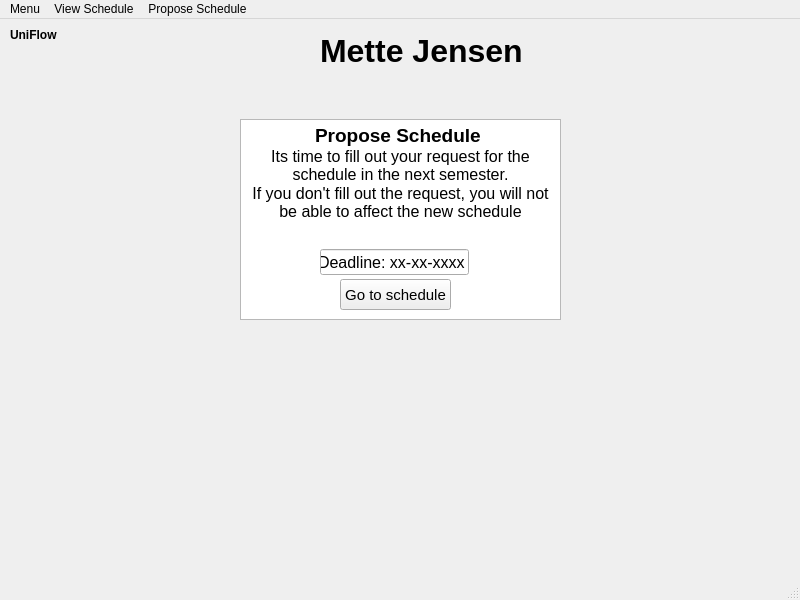
<?xml version="1.0" encoding="UTF-8"?>
<ui version="4.0">
 <class>MainWindow</class>
 <widget class="QMainWindow" name="MainWindow">
  <property name="geometry">
   <rect>
    <x>0</x>
    <y>0</y>
    <width>800</width>
    <height>600</height>
   </rect>
  </property>
  <property name="windowTitle">
   <string>Uniflow</string>
  </property>
  <widget class="QWidget" name="centralwidget">
   <widget class="QLabel" name="label_2">
    <property name="geometry">
     <rect>
      <x>320</x>
      <y>10</y>
      <width>201</width>
      <height>43</height>
     </rect>
    </property>
    <property name="font">
     <font>
      <pointsize>24</pointsize>
      <bold>true</bold>
     </font>
    </property>
    <property name="text">
     <string>Mette Jensen</string>
    </property>
   </widget>
   <widget class="QLabel" name="label">
    <property name="geometry">
     <rect>
      <x>10</x>
      <y>0</y>
      <width>81</width>
      <height>31</height>
     </rect>
    </property>
    <property name="palette">
     <palette>
      <active>
       <colorrole role="WindowText">
        <brush brushstyle="SolidPattern">
         <color alpha="255">
          <red>170</red>
          <green>0</green>
          <blue>0</blue>
         </color>
        </brush>
       </colorrole>
      </active>
      <inactive>
       <colorrole role="WindowText">
        <brush brushstyle="SolidPattern">
         <color alpha="255">
          <red>0</red>
          <green>0</green>
          <blue>0</blue>
         </color>
        </brush>
       </colorrole>
      </inactive>
      <disabled>
       <colorrole role="WindowText">
        <brush brushstyle="SolidPattern">
         <color alpha="255">
          <red>120</red>
          <green>120</green>
          <blue>120</blue>
         </color>
        </brush>
       </colorrole>
      </disabled>
     </palette>
    </property>
    <property name="font">
     <font>
      <bold>true</bold>
     </font>
    </property>
    <property name="text">
     <string>UniFlow</string>
    </property>
   </widget>
   <widget class="QTextBrowser" name="textBrowser">
    <property name="geometry">
     <rect>
      <x>240</x>
      <y>100</y>
      <width>321</width>
      <height>201</height>
     </rect>
    </property>
    <property name="html">
     <string>&lt;!DOCTYPE HTML PUBLIC &quot;-//W3C//DTD HTML 4.0//EN&quot; &quot;http://www.w3.org/TR/REC-html40/strict.dtd&quot;&gt;
&lt;html&gt;&lt;head&gt;&lt;meta name=&quot;qrichtext&quot; content=&quot;1&quot; /&gt;&lt;meta charset=&quot;utf-8&quot; /&gt;&lt;style type=&quot;text/css&quot;&gt;
p, li { white-space: pre-wrap; }
&lt;/style&gt;&lt;/head&gt;&lt;body style=&quot; font-family:'Segoe UI'; font-size:9pt; font-weight:400; font-style:normal;&quot;&gt;
&lt;p align=&quot;center&quot; style=&quot; margin-top:0px; margin-bottom:0px; margin-left:0px; margin-right:0px; -qt-block-indent:0; text-indent:0px;&quot;&gt;&lt;span style=&quot; font-size:14pt; font-weight:700;&quot;&gt;Propose Schedule &lt;/span&gt;&lt;/p&gt;
&lt;p align=&quot;center&quot; style=&quot; margin-top:0px; margin-bottom:0px; margin-left:0px; margin-right:0px; -qt-block-indent:0; text-indent:0px;&quot;&gt;&lt;span style=&quot; font-size:12pt;&quot;&gt;Its time to fill out your request for the schedule in the next semester.&lt;/span&gt;&lt;/p&gt;
&lt;p align=&quot;center&quot; style=&quot; margin-top:0px; margin-bottom:0px; margin-left:0px; margin-right:0px; -qt-block-indent:0; text-indent:0px;&quot;&gt;&lt;span style=&quot; font-size:12pt;&quot;&gt;If you don't fill out the request, you will not be able to affect the new schedule&lt;/span&gt;&lt;/p&gt;
&lt;p align=&quot;center&quot; style=&quot;-qt-paragraph-type:empty; margin-top:0px; margin-bottom:0px; margin-left:0px; margin-right:0px; -qt-block-indent:0; text-indent:0px; font-size:12pt;&quot;&gt;&lt;br /&gt;&lt;/p&gt;&lt;/body&gt;&lt;/html&gt;</string>
    </property>
   </widget>
   <widget class="QLineEdit" name="lineEdit">
    <property name="geometry">
     <rect>
      <x>320</x>
      <y>230</y>
      <width>149</width>
      <height>26</height>
     </rect>
    </property>
    <property name="palette">
     <palette>
      <active>
       <colorrole role="WindowText">
        <brush brushstyle="SolidPattern">
         <color alpha="255">
          <red>255</red>
          <green>0</green>
          <blue>0</blue>
         </color>
        </brush>
       </colorrole>
       <colorrole role="Button">
        <brush brushstyle="SolidPattern">
         <color alpha="255">
          <red>240</red>
          <green>240</green>
          <blue>240</blue>
         </color>
        </brush>
       </colorrole>
       <colorrole role="Light">
        <brush brushstyle="SolidPattern">
         <color alpha="255">
          <red>255</red>
          <green>255</green>
          <blue>255</blue>
         </color>
        </brush>
       </colorrole>
       <colorrole role="Midlight">
        <brush brushstyle="SolidPattern">
         <color alpha="255">
          <red>227</red>
          <green>227</green>
          <blue>227</blue>
         </color>
        </brush>
       </colorrole>
       <colorrole role="Dark">
        <brush brushstyle="SolidPattern">
         <color alpha="255">
          <red>160</red>
          <green>160</green>
          <blue>160</blue>
         </color>
        </brush>
       </colorrole>
       <colorrole role="Mid">
        <brush brushstyle="SolidPattern">
         <color alpha="255">
          <red>160</red>
          <green>160</green>
          <blue>160</blue>
         </color>
        </brush>
       </colorrole>
       <colorrole role="Text">
        <brush brushstyle="SolidPattern">
         <color alpha="255">
          <red>255</red>
          <green>0</green>
          <blue>0</blue>
         </color>
        </brush>
       </colorrole>
       <colorrole role="BrightText">
        <brush brushstyle="SolidPattern">
         <color alpha="255">
          <red>255</red>
          <green>255</green>
          <blue>255</blue>
         </color>
        </brush>
       </colorrole>
       <colorrole role="ButtonText">
        <brush brushstyle="SolidPattern">
         <color alpha="255">
          <red>255</red>
          <green>0</green>
          <blue>0</blue>
         </color>
        </brush>
       </colorrole>
       <colorrole role="Base">
        <brush brushstyle="SolidPattern">
         <color alpha="255">
          <red>255</red>
          <green>255</green>
          <blue>255</blue>
         </color>
        </brush>
       </colorrole>
       <colorrole role="Window">
        <brush brushstyle="SolidPattern">
         <color alpha="255">
          <red>240</red>
          <green>240</green>
          <blue>240</blue>
         </color>
        </brush>
       </colorrole>
       <colorrole role="Shadow">
        <brush brushstyle="SolidPattern">
         <color alpha="255">
          <red>105</red>
          <green>105</green>
          <blue>105</blue>
         </color>
        </brush>
       </colorrole>
       <colorrole role="Highlight">
        <brush brushstyle="SolidPattern">
         <color alpha="255">
          <red>0</red>
          <green>120</green>
          <blue>215</blue>
         </color>
        </brush>
       </colorrole>
       <colorrole role="HighlightedText">
        <brush brushstyle="SolidPattern">
         <color alpha="255">
          <red>255</red>
          <green>255</green>
          <blue>255</blue>
         </color>
        </brush>
       </colorrole>
       <colorrole role="Link">
        <brush brushstyle="SolidPattern">
         <color alpha="255">
          <red>0</red>
          <green>0</green>
          <blue>255</blue>
         </color>
        </brush>
       </colorrole>
       <colorrole role="LinkVisited">
        <brush brushstyle="SolidPattern">
         <color alpha="255">
          <red>255</red>
          <green>0</green>
          <blue>255</blue>
         </color>
        </brush>
       </colorrole>
       <colorrole role="AlternateBase">
        <brush brushstyle="SolidPattern">
         <color alpha="255">
          <red>245</red>
          <green>245</green>
          <blue>245</blue>
         </color>
        </brush>
       </colorrole>
       <colorrole role="NoRole">
        <brush brushstyle="SolidPattern">
         <color alpha="255">
          <red>0</red>
          <green>0</green>
          <blue>0</blue>
         </color>
        </brush>
       </colorrole>
       <colorrole role="ToolTipBase">
        <brush brushstyle="SolidPattern">
         <color alpha="255">
          <red>255</red>
          <green>255</green>
          <blue>220</blue>
         </color>
        </brush>
       </colorrole>
       <colorrole role="ToolTipText">
        <brush brushstyle="SolidPattern">
         <color alpha="255">
          <red>0</red>
          <green>0</green>
          <blue>0</blue>
         </color>
        </brush>
       </colorrole>
       <colorrole role="PlaceholderText">
        <brush brushstyle="SolidPattern">
         <color alpha="255">
          <red>0</red>
          <green>0</green>
          <blue>0</blue>
         </color>
        </brush>
       </colorrole>
      </active>
      <inactive>
       <colorrole role="WindowText">
        <brush brushstyle="SolidPattern">
         <color alpha="255">
          <red>0</red>
          <green>0</green>
          <blue>0</blue>
         </color>
        </brush>
       </colorrole>
       <colorrole role="Button">
        <brush brushstyle="SolidPattern">
         <color alpha="255">
          <red>240</red>
          <green>240</green>
          <blue>240</blue>
         </color>
        </brush>
       </colorrole>
       <colorrole role="Light">
        <brush brushstyle="SolidPattern">
         <color alpha="255">
          <red>255</red>
          <green>255</green>
          <blue>255</blue>
         </color>
        </brush>
       </colorrole>
       <colorrole role="Midlight">
        <brush brushstyle="SolidPattern">
         <color alpha="255">
          <red>227</red>
          <green>227</green>
          <blue>227</blue>
         </color>
        </brush>
       </colorrole>
       <colorrole role="Dark">
        <brush brushstyle="SolidPattern">
         <color alpha="255">
          <red>160</red>
          <green>160</green>
          <blue>160</blue>
         </color>
        </brush>
       </colorrole>
       <colorrole role="Mid">
        <brush brushstyle="SolidPattern">
         <color alpha="255">
          <red>160</red>
          <green>160</green>
          <blue>160</blue>
         </color>
        </brush>
       </colorrole>
       <colorrole role="Text">
        <brush brushstyle="SolidPattern">
         <color alpha="255">
          <red>0</red>
          <green>0</green>
          <blue>0</blue>
         </color>
        </brush>
       </colorrole>
       <colorrole role="BrightText">
        <brush brushstyle="SolidPattern">
         <color alpha="255">
          <red>255</red>
          <green>255</green>
          <blue>255</blue>
         </color>
        </brush>
       </colorrole>
       <colorrole role="ButtonText">
        <brush brushstyle="SolidPattern">
         <color alpha="255">
          <red>0</red>
          <green>0</green>
          <blue>0</blue>
         </color>
        </brush>
       </colorrole>
       <colorrole role="Base">
        <brush brushstyle="SolidPattern">
         <color alpha="255">
          <red>255</red>
          <green>255</green>
          <blue>255</blue>
         </color>
        </brush>
       </colorrole>
       <colorrole role="Window">
        <brush brushstyle="SolidPattern">
         <color alpha="255">
          <red>240</red>
          <green>240</green>
          <blue>240</blue>
         </color>
        </brush>
       </colorrole>
       <colorrole role="Shadow">
        <brush brushstyle="SolidPattern">
         <color alpha="255">
          <red>105</red>
          <green>105</green>
          <blue>105</blue>
         </color>
        </brush>
       </colorrole>
       <colorrole role="Highlight">
        <brush brushstyle="SolidPattern">
         <color alpha="255">
          <red>240</red>
          <green>240</green>
          <blue>240</blue>
         </color>
        </brush>
       </colorrole>
       <colorrole role="HighlightedText">
        <brush brushstyle="SolidPattern">
         <color alpha="255">
          <red>0</red>
          <green>0</green>
          <blue>0</blue>
         </color>
        </brush>
       </colorrole>
       <colorrole role="Link">
        <brush brushstyle="SolidPattern">
         <color alpha="255">
          <red>0</red>
          <green>0</green>
          <blue>255</blue>
         </color>
        </brush>
       </colorrole>
       <colorrole role="LinkVisited">
        <brush brushstyle="SolidPattern">
         <color alpha="255">
          <red>255</red>
          <green>0</green>
          <blue>255</blue>
         </color>
        </brush>
       </colorrole>
       <colorrole role="AlternateBase">
        <brush brushstyle="SolidPattern">
         <color alpha="255">
          <red>245</red>
          <green>245</green>
          <blue>245</blue>
         </color>
        </brush>
       </colorrole>
       <colorrole role="NoRole">
        <brush brushstyle="NoBrush">
         <color alpha="255">
          <red>0</red>
          <green>0</green>
          <blue>0</blue>
         </color>
        </brush>
       </colorrole>
       <colorrole role="ToolTipBase">
        <brush brushstyle="SolidPattern">
         <color alpha="255">
          <red>255</red>
          <green>255</green>
          <blue>220</blue>
         </color>
        </brush>
       </colorrole>
       <colorrole role="ToolTipText">
        <brush brushstyle="SolidPattern">
         <color alpha="255">
          <red>0</red>
          <green>0</green>
          <blue>0</blue>
         </color>
        </brush>
       </colorrole>
       <colorrole role="PlaceholderText">
        <brush brushstyle="NoBrush">
         <color alpha="255">
          <red>0</red>
          <green>0</green>
          <blue>0</blue>
         </color>
        </brush>
       </colorrole>
      </inactive>
      <disabled>
       <colorrole role="WindowText">
        <brush brushstyle="SolidPattern">
         <color alpha="255">
          <red>120</red>
          <green>120</green>
          <blue>120</blue>
         </color>
        </brush>
       </colorrole>
       <colorrole role="Button">
        <brush brushstyle="SolidPattern">
         <color alpha="255">
          <red>240</red>
          <green>240</green>
          <blue>240</blue>
         </color>
        </brush>
       </colorrole>
       <colorrole role="Light">
        <brush brushstyle="SolidPattern">
         <color alpha="255">
          <red>255</red>
          <green>255</green>
          <blue>255</blue>
         </color>
        </brush>
       </colorrole>
       <colorrole role="Midlight">
        <brush brushstyle="SolidPattern">
         <color alpha="255">
          <red>247</red>
          <green>247</green>
          <blue>247</blue>
         </color>
        </brush>
       </colorrole>
       <colorrole role="Dark">
        <brush brushstyle="SolidPattern">
         <color alpha="255">
          <red>160</red>
          <green>160</green>
          <blue>160</blue>
         </color>
        </brush>
       </colorrole>
       <colorrole role="Mid">
        <brush brushstyle="SolidPattern">
         <color alpha="255">
          <red>160</red>
          <green>160</green>
          <blue>160</blue>
         </color>
        </brush>
       </colorrole>
       <colorrole role="Text">
        <brush brushstyle="SolidPattern">
         <color alpha="255">
          <red>120</red>
          <green>120</green>
          <blue>120</blue>
         </color>
        </brush>
       </colorrole>
       <colorrole role="BrightText">
        <brush brushstyle="SolidPattern">
         <color alpha="255">
          <red>255</red>
          <green>255</green>
          <blue>255</blue>
         </color>
        </brush>
       </colorrole>
       <colorrole role="ButtonText">
        <brush brushstyle="SolidPattern">
         <color alpha="255">
          <red>120</red>
          <green>120</green>
          <blue>120</blue>
         </color>
        </brush>
       </colorrole>
       <colorrole role="Base">
        <brush brushstyle="SolidPattern">
         <color alpha="255">
          <red>240</red>
          <green>240</green>
          <blue>240</blue>
         </color>
        </brush>
       </colorrole>
       <colorrole role="Window">
        <brush brushstyle="SolidPattern">
         <color alpha="255">
          <red>240</red>
          <green>240</green>
          <blue>240</blue>
         </color>
        </brush>
       </colorrole>
       <colorrole role="Shadow">
        <brush brushstyle="SolidPattern">
         <color alpha="255">
          <red>0</red>
          <green>0</green>
          <blue>0</blue>
         </color>
        </brush>
       </colorrole>
       <colorrole role="Highlight">
        <brush brushstyle="SolidPattern">
         <color alpha="255">
          <red>0</red>
          <green>120</green>
          <blue>215</blue>
         </color>
        </brush>
       </colorrole>
       <colorrole role="HighlightedText">
        <brush brushstyle="SolidPattern">
         <color alpha="255">
          <red>255</red>
          <green>255</green>
          <blue>255</blue>
         </color>
        </brush>
       </colorrole>
       <colorrole role="Link">
        <brush brushstyle="SolidPattern">
         <color alpha="255">
          <red>0</red>
          <green>0</green>
          <blue>255</blue>
         </color>
        </brush>
       </colorrole>
       <colorrole role="LinkVisited">
        <brush brushstyle="SolidPattern">
         <color alpha="255">
          <red>255</red>
          <green>0</green>
          <blue>255</blue>
         </color>
        </brush>
       </colorrole>
       <colorrole role="AlternateBase">
        <brush brushstyle="SolidPattern">
         <color alpha="255">
          <red>245</red>
          <green>245</green>
          <blue>245</blue>
         </color>
        </brush>
       </colorrole>
       <colorrole role="NoRole">
        <brush brushstyle="NoBrush">
         <color alpha="255">
          <red>0</red>
          <green>0</green>
          <blue>0</blue>
         </color>
        </brush>
       </colorrole>
       <colorrole role="ToolTipBase">
        <brush brushstyle="SolidPattern">
         <color alpha="255">
          <red>255</red>
          <green>255</green>
          <blue>220</blue>
         </color>
        </brush>
       </colorrole>
       <colorrole role="ToolTipText">
        <brush brushstyle="SolidPattern">
         <color alpha="255">
          <red>0</red>
          <green>0</green>
          <blue>0</blue>
         </color>
        </brush>
       </colorrole>
       <colorrole role="PlaceholderText">
        <brush brushstyle="NoBrush">
         <color alpha="255">
          <red>0</red>
          <green>0</green>
          <blue>0</blue>
         </color>
        </brush>
       </colorrole>
      </disabled>
     </palette>
    </property>
    <property name="font">
     <font>
      <pointsize>12</pointsize>
     </font>
    </property>
    <property name="text">
     <string>Deadline: xx-xx-xxxx</string>
    </property>
   </widget>
   <widget class="QPushButton" name="toSchedule">
    <property name="geometry">
     <rect>
      <x>340</x>
      <y>260</y>
      <width>111</width>
      <height>31</height>
     </rect>
    </property>
    <property name="font">
     <font>
      <pointsize>11</pointsize>
      <bold>false</bold>
     </font>
    </property>
    <property name="text">
     <string>Go to schedule</string>
    </property>
   </widget>
  </widget>
  <widget class="QMenuBar" name="menubar">
   <property name="geometry">
    <rect>
     <x>0</x>
     <y>0</y>
     <width>800</width>
     <height>22</height>
    </rect>
   </property>
   <widget class="QMenu" name="menuMenu">
    <property name="title">
     <string>Menu</string>
    </property>
    <addaction name="actionlogin"/>
    <addaction name="actionHelp"/>
   </widget>
   <widget class="QMenu" name="menuView_Schedule">
    <property name="title">
     <string>View Schedule</string>
    </property>
    <addaction name="actionMedicin"/>
    <addaction name="actionMedicin_2"/>
    <addaction name="actionSygdomsl_re"/>
   </widget>
   <widget class="QMenu" name="menuPropose_Schedule">
    <property name="title">
     <string>Propose Schedule</string>
    </property>
    <addaction name="actionNew_Schedule"/>
    <addaction name="actionSaved_Schedules"/>
   </widget>
   <addaction name="menuMenu"/>
   <addaction name="menuView_Schedule"/>
   <addaction name="menuPropose_Schedule"/>
  </widget>
  <widget class="QStatusBar" name="statusbar"/>
  <action name="actionlogin">
   <property name="text">
    <string>Log out</string>
   </property>
  </action>
  <action name="actionHelp">
   <property name="text">
    <string>Help</string>
   </property>
  </action>
  <action name="actionMedicin">
   <property name="text">
    <string>Samlet</string>
   </property>
  </action>
  <action name="actionMedicin_2">
   <property name="text">
    <string>Medicin</string>
   </property>
  </action>
  <action name="actionSygdomsl_re">
   <property name="text">
    <string>Sygdomslære</string>
   </property>
  </action>
  <action name="actionNew_Schedule">
   <property name="text">
    <string>New Schedule</string>
   </property>
  </action>
  <action name="actionSaved_Schedules">
   <property name="text">
    <string>Saved Schedules</string>
   </property>
  </action>
 </widget>
 <resources/>
 <connections/>
</ui>
